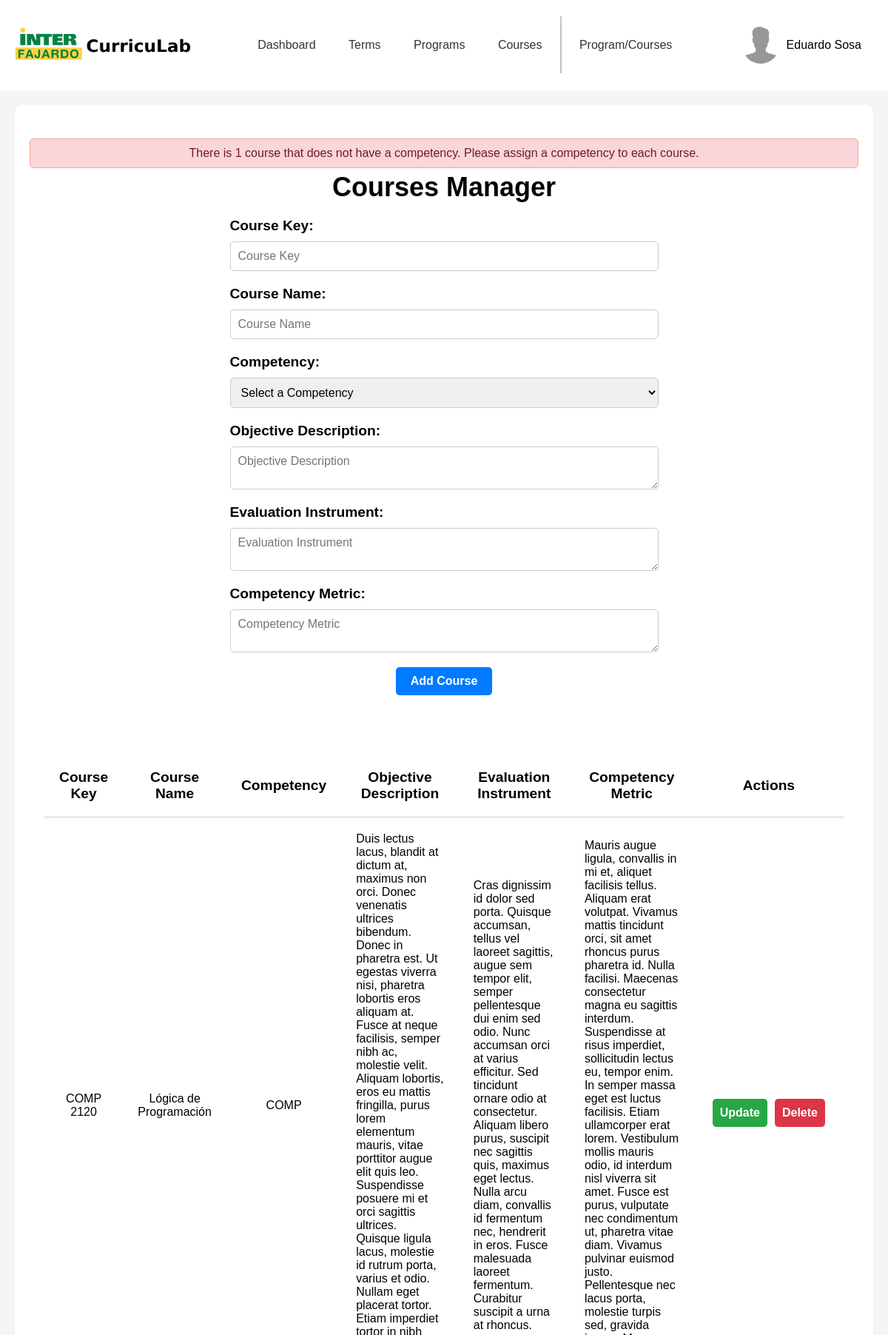
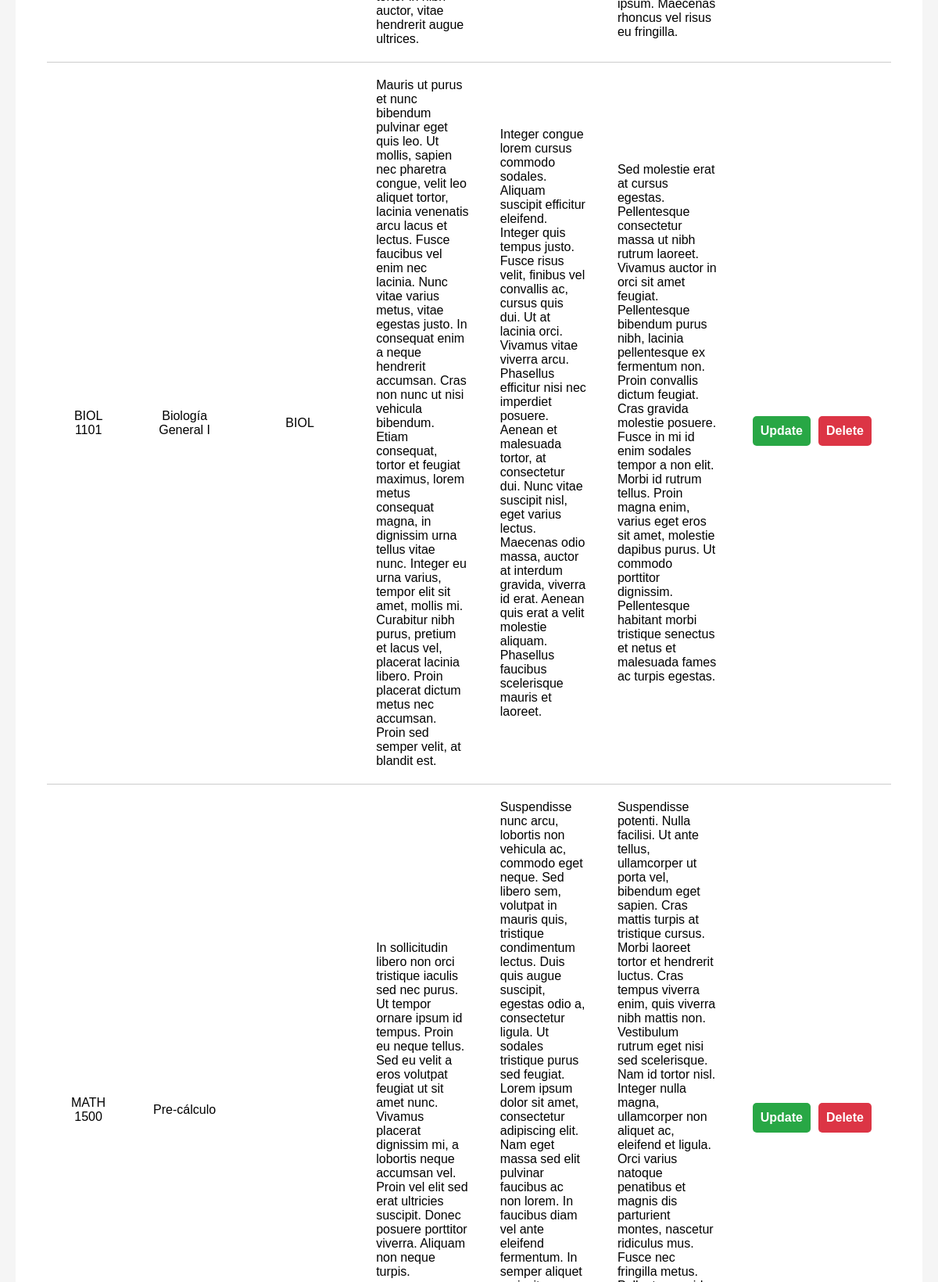
The page /templates/adminPages/adminCourses.php (signed in, upper part) on the database its author committed (2 pictures, top to bottom).
### tables this page shows
CREATE TABLE "course" (
	"CourseID"	INTEGER NOT NULL UNIQUE,
	"CourseKey"	TEXT,
	"CourseName"	TEXT,
	"CompetencyKey"	TEXT,
	"ObjectiveDescription"	TEXT,
	"EvaluationInstrument"	TEXT,
	"CompetencyMetric"	TEXT,
	PRIMARY KEY("CourseID" AUTOINCREMENT),
	FOREIGN KEY("CompetencyKey") REFERENCES "competency"("CompetencyKey")
);

### templates/adminPages/adminCourses.php (the view, shortened to what this page needs)
<?php
$config = require_once '../../backend/php/config.php';
if (!isset($_SESSION['email'])) {
    header('Location: ../index.php');
    exit;
} else {
    if ($config['db']['type'] === 'sqlite') {
        $db = new SQLite3($config['db']['sqlite']['path']);
    } elseif ($config['db']['type'] === 'mysql') {
        $dsn = "mysql:host={$config['db']['mysql']['host']};dbname={$config['db']['mysql']['dbname']}";
        $db = new PDO($dsn, $config['db']['mysql']['username'], $config['db']['mysql']['password']);
    }
    $error = cleanUpCourses();
    $stmt = $db->prepare('SELECT * FROM course');
    $result = $stmt->execute();
    $courses = $result->fetchArray(SQLITE3_ASSOC);
    $courses = [];
    if (isset($_POST['sort'])) {
        $courses = sortTable();
    } else {
        $stmt = $db->prepare('SELECT * FROM course');
        $result = $stmt->execute();
        $courses = fetchAllRows($result);
    }
}
function fetchAllRows($result) {
    $rows = [];
    while ($row = $result->fetchArray(SQLITE3_ASSOC)) {
        $rows[] = $row;
    }
    return $rows;
}
function cleanUpCourses() {
    $counter = 0;
    global $db;
    $stmt = $db->prepare('SELECT * FROM course');
    $result = $stmt->execute();
    $courses = fetchAllRows($result);
    foreach ($courses as $course) {
        $stmt = $db->prepare('SELECT * FROM competency WHERE CompetencyKey = :competencyKey');
        $stmt->bindValue(':competencyKey', $course['CompetencyKey'], SQLITE3_TEXT);
        $result = $stmt->execute();
        $competency = $result->fetchArray(SQLITE3_ASSOC);
        if (!$competency) {
            $counter++;
        }
    }
    if ($counter > 0) {
        if ($counter > 1) {
            return 'There are ' . $counter . ' courses that do not have a competency. Please assign a competency to each course.';
        } else {
            return 'There is ' . $counter . ' course that does not have a competency. Please assign a competency to each course.';
        }
    }
    return null;
}
?>
<!DOCTYPE html>
<html lang="en">
<head>
    <link rel="stylesheet" href="../../static/css/headerFooter.css">
    <link rel="stylesheet" href="../../static/css/adminCourses.css">
</head>
<body>
    <div id="headerNav">
        <div class="logo">
            <a href="adminDashboard.php">
                <img src="../../static/img/inter-logo-full.png" alt="Inter CurricuLab">
            </a>
        </div>
        <nav>
            <a href="adminDashboard.php">Dashboard</a>
            <a href="adminTerms.php">Terms</a>
            <a href="adminPrograms.php">Programs</a>
            <div class="dropdown">
                <a href="#">Courses</a>
            </div>
            <a class="navDivider"></a>
            <a href="adminProgramCourses.php">Program/Courses</a>
        </nav>
        <div class="userBox">
            <button onclick="myFunction()" class="userDropdownButton">
                <img src="../../static/img/userProfile.jpg" alt="User" >
                <?php
                echo $_SESSION['firstName'] . ' ' . $_SESSION['lastName'];
                ?>
            </button>
        </div>
    </div>
    <div id="container">
        <div class="container-upperBox">
            <div class="coursesForm">
                <?php
                if ($error !== null) {
                    echo '<div class="error">';
                    echo '<p>' . htmlspecialchars($error) . '</p>';
                    echo '</div>';
                }
                ?>
                <div class="header">
                    <h2>Courses Manager</h2>
                </div>
                <div class="form-container">
                    <form method="POST">
                        <div class="inputBox">
                            <label for="courseKey">Course Key:</label>
                            <input type="text" name="courseKey" id="courseKey" placeholder="Course Key" required>
                        </div>
                        <div class="inputBox">
                            <label for="courseName">Course Name:</label>
                            <input type="text" name="courseName" id="courseName" placeholder="Course Name" required>
                        </div>
                        <div class="inputBox">
                            <label for="competencyKey">Competency:</label>
                            <select name="competencyKey" id="competencyKey">
                                <option value="" hidden="hidden">Select a Competency</option>
                            </select>
                        </div>
                        <div class="inputBox">
                            <label for="objectiveDescription">Objective Description:</label>
                            <textarea name="objectiveDescription" id="objectiveDescription" placeholder="Objective Description" required></textarea>
                        </div>
                        <div class="inputBox">
                            <label for="evaluationInstrument">Evaluation Instrument:</label>
                            <textarea name="evaluationInstrument" id="evaluationInstrument" placeholder="Evaluation Instrument" required></textarea>
                        </div>
                        <div class="inputBox">
                            <label for="competencyMetric">Competency Metric:</label>
                            <textarea name="competencyMetric" id="competencyMetric" placeholder="Competency Metric" required></textarea>
                        </div>
                        <div class="inputBox">
                            <button type="submit">Add Course</button>
                        </div>
                    </form>
                </div>
            </div>
            <div class="coursesTable">
                <table>
                    <tr>
                        <th>
                            <form method="POST">
                                <button type="submit" name="sort" value="CourseKey">Course Key</button>
                            </form>
                        </th>
                        <th>
                            <form method="POST">
                                <button type="submit" name="sort" value="CourseName">Course Name</button>
                            </form>
                        </th>
                        <th>
                            <form method="POST">
                                <button type="submit" name="sort" value="CompetencyKey">Competency</button>
                            </form>
                        </th>
                        <th>
                            <form method="POST">
                                <button type="submit" name="sort" value="ObjectiveDescription">Objective Description</button>
                            </form>
                        </th>
                        <th>
                            <form method="POST">
                                <button type="submit" name="sort" value="EvaluationInstrument">Evaluation Instrument</button>
                            </form>
                        </th>
                        <th>
                            <form method="POST">
                                <button type="submit" name="sort" value="CompetencyMetric">Competency Metric</button>
                            </form>
                        </th>
                        <th>Actions</th>
                    </tr>
                    <?php
                    foreach ($courses as $row) {
                        echo '<tr>';
                        echo '<td>' . htmlspecialchars($row['CourseKey'] ?? '') . '</td>';
                        echo '<td>' . htmlspecialchars($row['CourseName'] ?? '') . '</td>';
                        echo '<td>' . htmlspecialchars($row['CompetencyKey'] ?? '') . '</td>';
                        echo '<td class="textArea">' . htmlspecialchars($row['ObjectiveDescription'] ?? '') . '</td>';
                        echo '<td class="textArea">' . htmlspecialchars($row['EvaluationInstrument'] ?? '') . '</td>';
                        echo '<td class="textArea">' . htmlspecialchars($row['CompetencyMetric'] ?? '') . '</td>';
                        echo '<td>';
                        ?>
                        <div class="actionButtons">
                            <button class="updateButton">Update</button>
                            <form method="POST">
                                <button class="deleteButton" type="submit">Delete</button>
                            </form>
                        </div>
                        <?php
                        echo '</td>';
                        echo '</tr>';
                    }
                    ?>
                </table>
            </div>
        </div>
    </div>
</body>
</html>

### static/css/headerFooter.css (style rules this page uses)
* { margin: 0; padding: 0; box-sizing: border-box; font-family: 'Poppins', sans-serif; }
body { display: flex; flex-direction: column; min-height: 100vh; }
#headerNav { display: flex; justify-content: space-between; align-items: center; }
.logo { margin: 20px; }
.logo img { width: 250px; }
nav a:not(.navDivider) { padding: 20px; text-decoration: none; color: #333; border-radius: 5px; }
.navDivider { margin-right: 4px; border-right: 2px solid #c3c3c3; padding: 30px 0; }
.userBox { margin: 20px; }
.userDropdownButton { padding: 16px; font-size: 16px; border: none; cursor: pointer; background-color: transparent; border-radius: 5px; }
.userBox { position: relative; display: inline-block; }
.userBox img { width: 50px; height: 50px; border-radius: 50%; margin-right: 10px; }
.userDropdownButton img { pointer-events: none; }
.userBox button { display: flex; align-items: center; justify-content: center; }
.dropdown { position: relative; display: inline-block; }

### static/css/adminCourses.css (style rules this page uses)
#container { display: flex; flex-direction: column; background-color: #f5f5f5; flex-grow: 1; }
.container-upperBox { display: flex; flex-direction: column; align-items: center; background-color: white; margin: 20px; padding: 20px; border-radius: 10px; flex-grow: 1; }
.error { background-color: #F8D6D9; color: #711B23; border: 1px solid #F8A199; padding: 10px 20px; margin: 5px 0; border-radius: 5px; width: 100%; text-align: center; }
.coursesForm { display: flex; flex-direction: column; align-items: center; width: 100%; margin: 20px 0; }
.coursesForm .header { font-size: 1.5em; font-weight: bold; margin-bottom: 20px; }
.coursesForm .inputBox:not(:last-child) { display: flex; flex-direction: column; width: 100%; margin-bottom: 20px; }
.coursesForm .inputBox:last-child { display: flex; justify-content: center; align-items: center; width: 100%; margin-bottom: 20px; }
.coursesForm .inputBox label { font-size: 1.2em; font-weight: bold; margin-bottom: 10px; }
.coursesForm .inputBox input, .coursesForm .inputBox select, .coursesForm .inputBox textarea { width: 100%; padding: 10px; margin-right: 350px; font-size: 1em; border-radius: 5px; border: 1px solid #ccc; }
.coursesForm .inputBox button { padding: 10px 20px; font-size: 1em; font-weight: bold; color: white; background-color: #007bff; border: none; border-radius: 5px; cursor: pointer; }
.coursesTable { display: flex; flex-direction: column; align-items: center; background-color: white; margin: 20px; padding: 20px; border-radius: 10px; flex-grow: 1; width: 100%; }
.coursesTable table { width: 100%; border-collapse: collapse; }
.coursesTable table th { padding: 20px; text-align: center; border-bottom: 1px solid #ccc; font-size: 1.2em; }
.coursesTable table th button { font-size: 1em; font-weight: bold; background-color: transparent; border: none; border-radius: 5px; cursor: pointer; }
.coursesTable table td:not(.textArea) { padding: 20px; border-bottom: 1px solid #ccc; text-align: center; }
.coursesTable table td.textArea { padding: 20px; border-bottom: 1px solid #ccc; text-align: left; }
.actionButtons { display: flex; justify-content: center; align-items: center; width: 100%; margin-top: 20px; }
.updateButton { padding: 10px 10px; margin: 0 5px; font-size: 1em; font-weight: bold; color: white; background-color: #28a745; border: none; border-radius: 5px; cursor: pointer; }
.deleteButton { padding: 10px 10px; margin: 0 5px; font-size: 1em; font-weight: bold; color: white; background-color: #dc3545; border: none; border-radius: 5px; cursor: pointer; }
.coursesForm .inputBox textarea, .coursesFormUpdate .inputBox textarea { width: 100%; padding: 10px; margin-right: 350px; font-size: 1em; border-radius: 5px; border: 1px solid #ccc; resize: vertical; }

### rows shown on the page
course: CourseKey "COMP 2120", CourseName "Lógica de Programación", CompetencyKey "COMP", ObjectiveDescription "Duis lectus lacus, blandit at dictum at, maximus non orci. Donec venenatis ultrices bibendum. Donec in pharetra est. Ut egestas viverra nisi, pharetra lobortis eros aliquam at. Fusce at neque facilisis, semper nibh ac, molestie velit. Aliquam lobortis, eros eu mattis fringilla, purus lorem elementum mauris, vitae porttitor augue elit quis leo. Suspendisse posuere mi et orci sagittis ultrices. Quisque ligula lacus, molestie id rutrum porta, varius et odio. Nullam eget placerat tortor. Etiam imperdiet tortor in nibh auctor, vitae hendrerit augue ultrices.", EvaluationInstrument "Cras dignissim id dolor sed porta. Quisque accumsan, tellus vel laoreet sagittis, augue sem tempor elit, semper pellentesque dui enim sed odio. Nunc accumsan orci at varius efficitur. Sed tincidunt ornare odio at consectetur. Aliquam libero purus, suscipit nec sagittis quis, maximus eget lectus. Nulla arcu diam, convallis id fermentum nec, hendrerit in eros. Fusce malesuada laoreet fermentum. Curabitur suscipit a urna at rhoncus.", CompetencyMetric "Mauris augue ligula, convallis in mi et, aliquet facilisis tellus. Aliquam erat volutpat. Vivamus mattis tincidunt orci, sit amet rhoncus purus pharetra id. Nulla facilisi. Maecenas consectetur magna eu sagittis interdum. Suspendisse at risus imperdiet, sollicitudin lectus eu, tempor enim. In semper massa eget est luctus facilisis. Etiam ullamcorper erat lorem. Vestibulum mollis mauris odio, id interdum nisl viverra sit amet. Fusce est purus, vulputate nec condimentum ut, pharetra vitae diam. Vivamus pulvinar euismod justo. Pellentesque nec lacus porta, molestie turpis sed, gravida ipsum. Maecenas rhoncus vel risus eu fringilla."
course: CourseKey "BIOL 1101", CourseName "Biología General I", CompetencyKey "BIOL", ObjectiveDescription "Mauris ut purus et nunc bibendum pulvinar eget quis leo. Ut mollis, sapien nec pharetra congue, velit leo aliquet tortor, lacinia venenatis arcu lacus et lectus. Fusce faucibus vel enim nec lacinia. Nunc vitae varius metus, vitae egestas justo. In consequat enim a neque hendrerit accumsan. Cras non nunc ut nisi vehicula bibendum. Etiam consequat, tortor et feugiat maximus, lorem metus consequat magna, in dignissim urna tellus vitae nunc. Integer eu urna varius, tempor elit sit amet, mollis mi. Curabitur nibh purus, pretium et lacus vel, placerat lacinia libero. Proin placerat dictum metus nec accumsan. Proin sed semper velit, at blandit est.", EvaluationInstrument "Integer congue lorem cursus commodo sodales. Aliquam suscipit efficitur eleifend. Integer quis tempus justo. Fusce risus velit, finibus vel convallis ac, cursus quis dui. Ut at lacinia orci. Vivamus vitae viverra arcu. Phasellus efficitur nisi nec imperdiet posuere. Aenean et malesuada tortor, at consectetur dui. Nunc vitae suscipit nisl, eget varius lectus. Maecenas odio massa, auctor at interdum gravida, viverra id erat. Aenean quis erat a velit molestie aliquam. Phasellus faucibus scelerisque mauris et laoreet.", CompetencyMetric "Sed molestie erat at cursus egestas. Pellentesque consectetur massa ut nibh rutrum laoreet. Vivamus auctor in orci sit amet feugiat. Pellentesque bibendum purus nibh, lacinia pellentesque ex fermentum non. Proin convallis dictum feugiat. Cras gravida molestie posuere. Fusce in mi id enim sodales tempor a non elit. Morbi id rutrum tellus. Proin magna enim, varius eget eros sit amet, molestie dapibus purus. Ut commodo porttitor dignissim. Pellentesque habitant morbi tristique senectus et netus et malesuada fames ac turpis egestas."
course: CourseKey "MATH 1500", CourseName "Pre-cálculo", ObjectiveDescription "In sollicitudin libero non orci tristique iaculis sed nec purus. Ut tempor ornare ipsum id tempus. Proin eu neque tellus. Sed eu velit a eros volutpat feugiat ut sit amet nunc. Vivamus placerat dignissim mi, a lobortis neque accumsan vel. Proin vel elit sed erat ultricies suscipit. Donec posuere porttitor viverra. Aliquam non neque turpis."

### other values the page prints
$_SESSION['firstName'] "Eduardo"
$_SESSION['lastName'] "Sosa"
$error "There is 1 course that does not have a competency. Please assign a competency to each course."
